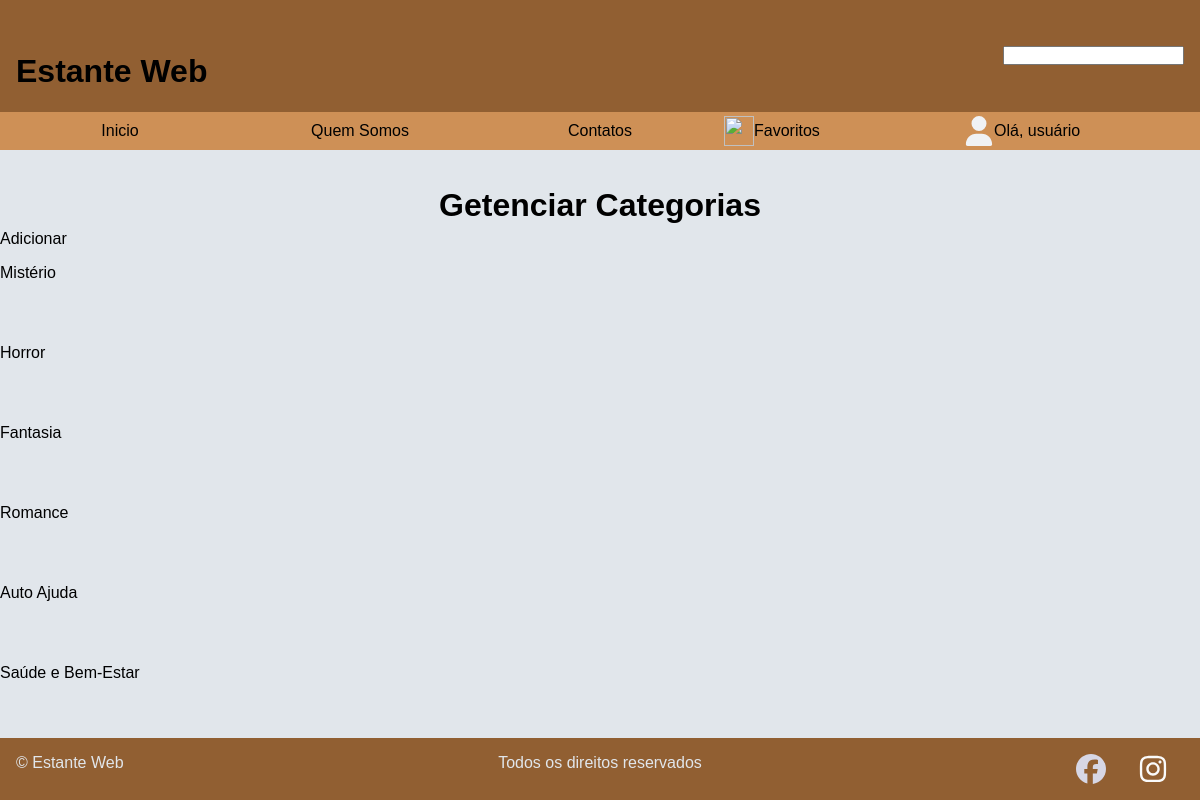
Page /views/categoria.php on the committed database.
### tables this page shows
CREATE TABLE categoria (
    id_categoria INT AUTO_INCREMENT PRIMARY KEY,
    nome_categoria VARCHAR(100) NOT NULL
);

### models/categoria.php (called while the page is built, shortened)
<?php
class Categoria
{
    public static function listar()
    {
        try {
            $conn = Conexao::conectar();
            $sql = "SELECT * FROM categoria";
            $stmt = $conn->prepare($sql);
            $stmt->execute();
            $lista = $stmt->fetchAll();
            return $lista;
        } catch (PDOException $erro) {
            echo $erro->getMessage();
        }
    }
}

### views/categoria.php (the view, shortened to what this page needs)
<?php
require_once $_SERVER['DOCUMENT_ROOT'] . '/estante_web/banco/views/__cabecalho.php';
require_once $_SERVER['DOCUMENT_ROOT'] . '/estante_web/banco/models/categoria.php';
$listagem_categoria = Categoria::listar();
?>
<main id="conteudo-categoria">
    <div id="modal-categorias">
        <div id="btn-categorias">
            <h1>Getenciar Categorias</h1>
            <a id="add-categoria" href="/estante_web/banco/views/adicionar_categoria.php">Adicionar</a>
        </div>
        <div id="tabela-categorias">
        <?php foreach ($listagem_categoria as $categoria): ?>
                <div class="linhas-categoria">
                    <p><?= $categoria['nome_categoria'] ?></p>
                    <div class="acoes-categoria">
                        <form action="/estante_web/banco/controllers/del_categoria_controller.php" method="post" onsubmit="return confirm('Você tem certeza que quer deletar esta Categoria ??')">
                            <button type="submit" class="btn-delet">
                            </button>
                        </form>
                    </div>
                </div>
            <?php endforeach; ?>
        </div>
    </div>
</main>
<?php
require_once $_SERVER['DOCUMENT_ROOT'] . '/estante_web/banco/views/__rodape.php';
?>
</body>
</html>

### css/style.css (style rules this page uses)
:root { --primaria: #915f32; --secundaria: #ce9056; --terciaria: #e1e6eb; --branco: white; --preto: black; }
* { margin: o; padding: 0; box-sizing: border-box; }
body { font-family: Arial, Helvetica, sans-serif; display: flex; flex-direction: column; min-height: 100vh; overflow:auto; padding: 0; margin: 0; }
main { flex-grow: 1; background-color: var(--terciaria); background-repeat: no-repeat; background-position: center center; background-size: 100% 100%; left: 4rem; }
h1 { text-align: center; position: relative; top: 1REM; }
button { font-size: 1.5rem; position: relative; align-content: center; top: 1.5rem; width: 10rem; background-color: var(--primaria); }
a { text-decoration: none; color: var(--preto); }
.acoes-categoria { display: flex; align-items: center; gap: 30px; }
.btn-delet { border: none; background-color: transparent; cursor: pointer; }

### rows in the picture
categoria: nome_categoria "Mistério"
categoria: nome_categoria "Horror"
categoria: nome_categoria "Fantasia"
categoria: nome_categoria "Romance"
categoria: nome_categoria "Auto Ajuda"
categoria: nome_categoria "Saúde e Bem-Estar"
